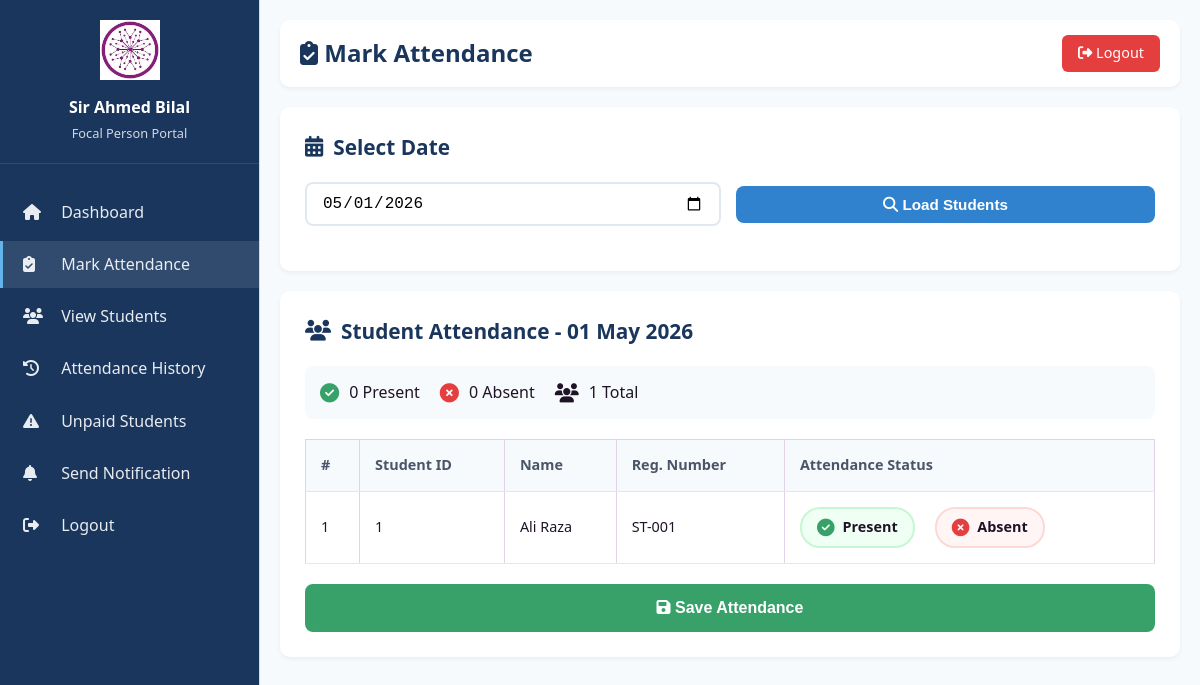
Page /backend/focal/mark_attendance.php (signed in) on the committed database.
### tables this page shows
CREATE TABLE students (
    student_id INT AUTO_INCREMENT PRIMARY KEY,
    name VARCHAR(100) NOT NULL,
    student_reg_no VARCHAR(50) UNIQUE,
    route_id INT,
    user_id INT UNIQUE,
    fee_status ENUM('Paid', 'Unpaid', 'Pending') DEFAULT 'Unpaid',
    fee_amount DECIMAL(10, 2) DEFAULT 0,
    last_payment_date DATE,
    created_at TIMESTAMP DEFAULT CURRENT_TIMESTAMP,
    updated_at TIMESTAMP DEFAULT CURRENT_TIMESTAMP ON UPDATE CURRENT_TIMESTAMP,
    FOREIGN KEY (route_id) REFERENCES routes(route_id) ON DELETE SET NULL,
    FOREIGN KEY (user_id) REFERENCES users(id) ON DELETE CASCADE
);

### backend/focal/mark_attendance.php (the view, shortened to what this page needs)
<?php
require_once '../connection.php';
$route_id = $_SESSION['route_id'];
$selected_date = $_GET['date'] ?? date('Y-m-d');
$students_sql = "SELECT s.*,
                a.status as attendance_status,
                a.attendance_id
                FROM students s
                LEFT JOIN attendance a ON s.student_id = a.student_id AND a.date = ?
                WHERE s.route_id = ?
                ORDER BY s.name";
$students_stmt = $conn->prepare($students_sql);
$students_stmt->bind_param("si", $selected_date, $route_id);
$students_stmt->execute();
$students = $students_stmt->get_result();
$total_students = $students->num_rows;
?>
<!DOCTYPE html>
<html lang="en">
<head>
    <link rel="stylesheet" href="../../style.css">
    <link rel="stylesheet" href="https://cdnjs.cloudflare.com/ajax/libs/font-awesome/6.4.0/css/all.min.css">
</head>
<body>
    <div class="dashboard-container">
        <aside class="sidebar">
            <div class="sidebar-header">
                <img src="../../download.jfif" alt="Logo">
                <h3><?php echo htmlspecialchars($_SESSION['focal_name']); ?></h3>
                <p>Focal Person Portal</p>
            </div>
            <ul class="nav-menu">
                <li><a href="dashboard.php"><i class="fas fa-home"></i> Dashboard</a></li>
                <li><a href="mark_attendance.php" class="active"><i class="fas fa-clipboard-check"></i> Mark Attendance</a></li>
                <li><a href="view_students.php"><i class="fas fa-users"></i> View Students</a></li>
                <li><a href="attendance_history.php"><i class="fas fa-history"></i> Attendance History</a></li>
                <li><a href="unpaid_students.php"><i class="fas fa-exclamation-triangle"></i> Unpaid Students</a></li>
                <li><a href="send_notification.php"><i class="fas fa-bell"></i> Send Notification</a></li>
                <li><a href="../logout.php"><i class="fas fa-sign-out-alt"></i> Logout</a></li>
            </ul>
        </aside>
        <main class="main-content">
            <div class="top-bar">
                <h1><i class="fas fa-clipboard-check"></i> Mark Attendance</h1>
                <a href="../logout.php" class="btn-logout"><i class="fas fa-sign-out-alt"></i> Logout</a>
            </div>
            <div class="content-card">
                <h2><i class="fas fa-calendar-alt"></i> Select Date</h2>
                <form method="GET" action="" class="date-filter">
                    <input type="date" name="date" value="<?php echo $selected_date; ?>" max="<?php echo date('Y-m-d'); ?>">
                    <button type="submit" class="btn-filter"><i class="fas fa-search"></i> Load Students</button>
                </form>
            </div>
            <?php if ($students->num_rows > 0): ?>
                <div class="content-card">
                    <h2><i class="fas fa-users"></i> Student Attendance - <?php echo date('d M Y', strtotime($selected_date)); ?></h2>
                    <div class="stats-bar">
                        <div class="stats-bar-item present">
                            <i class="fas fa-check-circle"></i>
                            <span id="present-count">0 Present</span>
                        </div>
                        <div class="stats-bar-item absent">
                            <i class="fas fa-times-circle"></i>
                            <span id="absent-count">0 Absent</span>
                        </div>
                        <div class="stats-bar-item">
                            <i class="fas fa-users"></i>
                            <span><?php echo $total_students; ?> Total</span>
                        </div>
                    </div>
                    <form method="POST" action="" id="attendanceForm">
                        <table class="attendance-table">
                            <thead>
                                <tr>
                                    <th>#</th>
                                    <th>Student ID</th>
                                    <th>Name</th>
                                    <th>Reg. Number</th>
                                    <th>Attendance Status</th>
                                </tr>
                            </thead>
                            <tbody>
                                <?php
                                $counter = 1;
                                while ($student = $students->fetch_assoc()):
                                    $current_status = $student['attendance_status'] ?? '';
                                ?>
                                    <tr>
                                        <td><?php echo $counter++; ?></td>
                                        <td><?php echo $student['student_id']; ?></td>
                                        <td><?php echo htmlspecialchars($student['name']); ?></td>
                                        <td><?php echo htmlspecialchars($student['student_reg_no'] ?? 'N/A'); ?></td>
                                        <td>
                                            <div class="attendance-radio">
                                                <label class="radio-label present <?php echo $current_status === 'Present' ? 'active' : ''; ?>">
                                                    <i class="fas fa-check-circle"></i> Present
                                                </label>
                                                <label class="radio-label absent <?php echo $current_status === 'Absent' ? 'active' : ''; ?>">
                                                    <i class="fas fa-times-circle"></i> Absent
                                                </label>
                                            </div>
                                        </td>
                                    </tr>
                                <?php endwhile; ?>
                            </tbody>
                        </table>
                        <div style="text-align: center;">
                            <button type="submit" name="mark_attendance" class="btn-submit">
                                <i class="fas fa-save"></i> Save Attendance
                            </button>
                        </div>
                    </form>
                </div>
            <?php endif; ?>
        </main>
    </div>
</body>
</html>

### style.css (style rules this page uses)
:root { --purple-900: #3e0d48; --purple-800: #5a1768; --purple-700: #6f1f7d; --purple-500: #8b2d99; --purple-300: #b568bf; --bg: #f4eff8; --text: #1f1326; --danger: #a10e5a; --ok: #6f1f7d; --card: #ffffff; --border: #e1d2e8; --success: #2d7a2d; --warning: #d4a017; --info: #2c5aa0; }
* { box-sizing: border-box; }
body { margin: 0; font-family: "Segoe UI", Tahoma, Geneva, Verdana, sans-serif; color: var(--text); background: var(--bg); line-height: 1.45; -webkit-font-smoothing: antialiased; -moz-osx-font-smoothing: grayscale; }
label { font-weight: 700; font-size: 0.9rem; }
input, select, button, textarea { width: 100%; border-radius: 10px; border: 1px solid var(--border); padding: 0.7rem 0.8rem; font-size: 0.95rem; }
button { cursor: pointer; border: none; font-weight: 700; transition: all 0.2s ease; }
.sidebar { background: #fff; border-right: 1px solid var(--border); padding: 1rem 0.8rem; }
table { width: 100%; border-collapse: collapse; overflow: hidden; }
th, td { text-align: left; padding: 0.62rem 0.55rem; border: 1px solid var(--border); font-size: 0.9rem; }
th { background: rgba(139, 45, 153, 0.1); }
.attendance-table, .fee-table { width: 100%; border-collapse: collapse; margin-top: 1rem; }
.attendance-table th, .fee-table th { background: var(--purple-100); padding: 0.75rem; text-align: left; font-weight: 600; border-bottom: 2px solid var(--purple-300); }
.attendance-table td, .fee-table td { padding: 0.75rem; border-bottom: 1px solid var(--border); }

### rows in the picture
students: student_id "1", name "Ali Raza", student_reg_no "ST-001"

### other values in the picture
$_SESSION['focal_name'] "Sir Ahmed Bilal"
$total_students "1"
